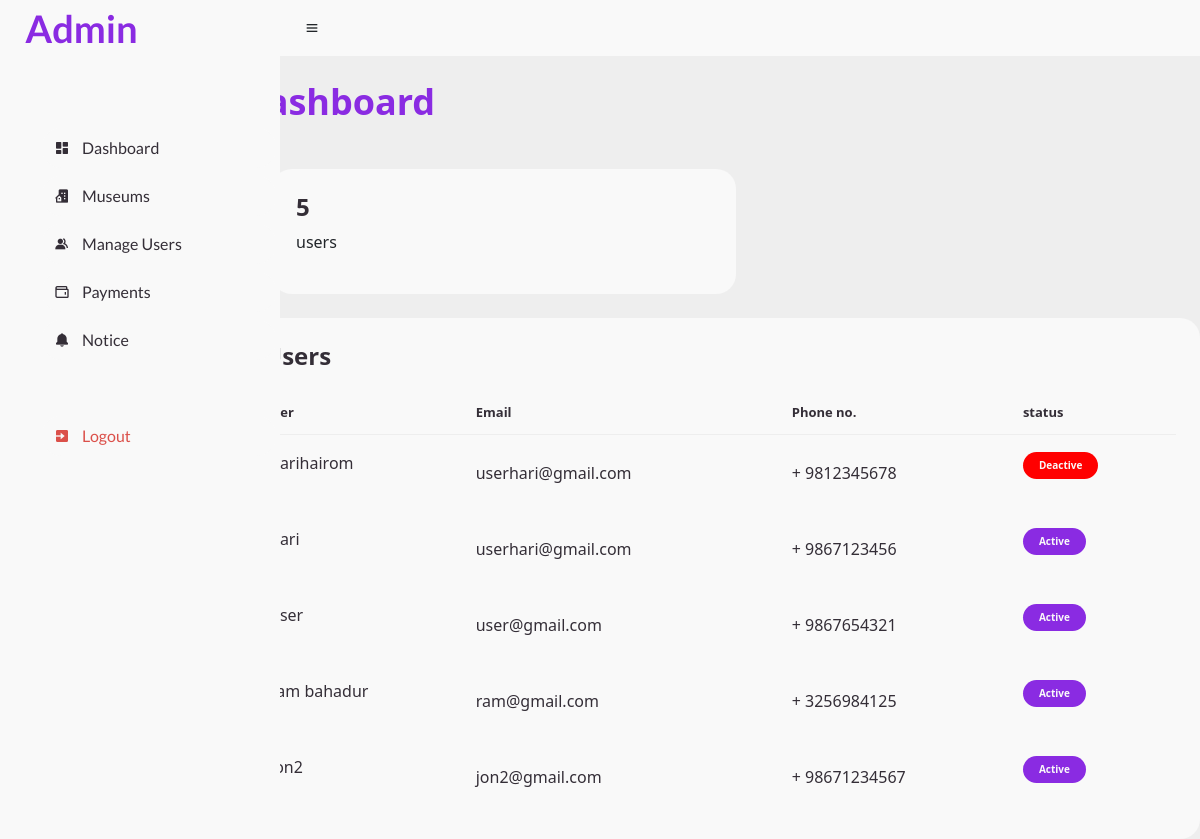
The page /admin/manageuser.php on the database as committed earlier.
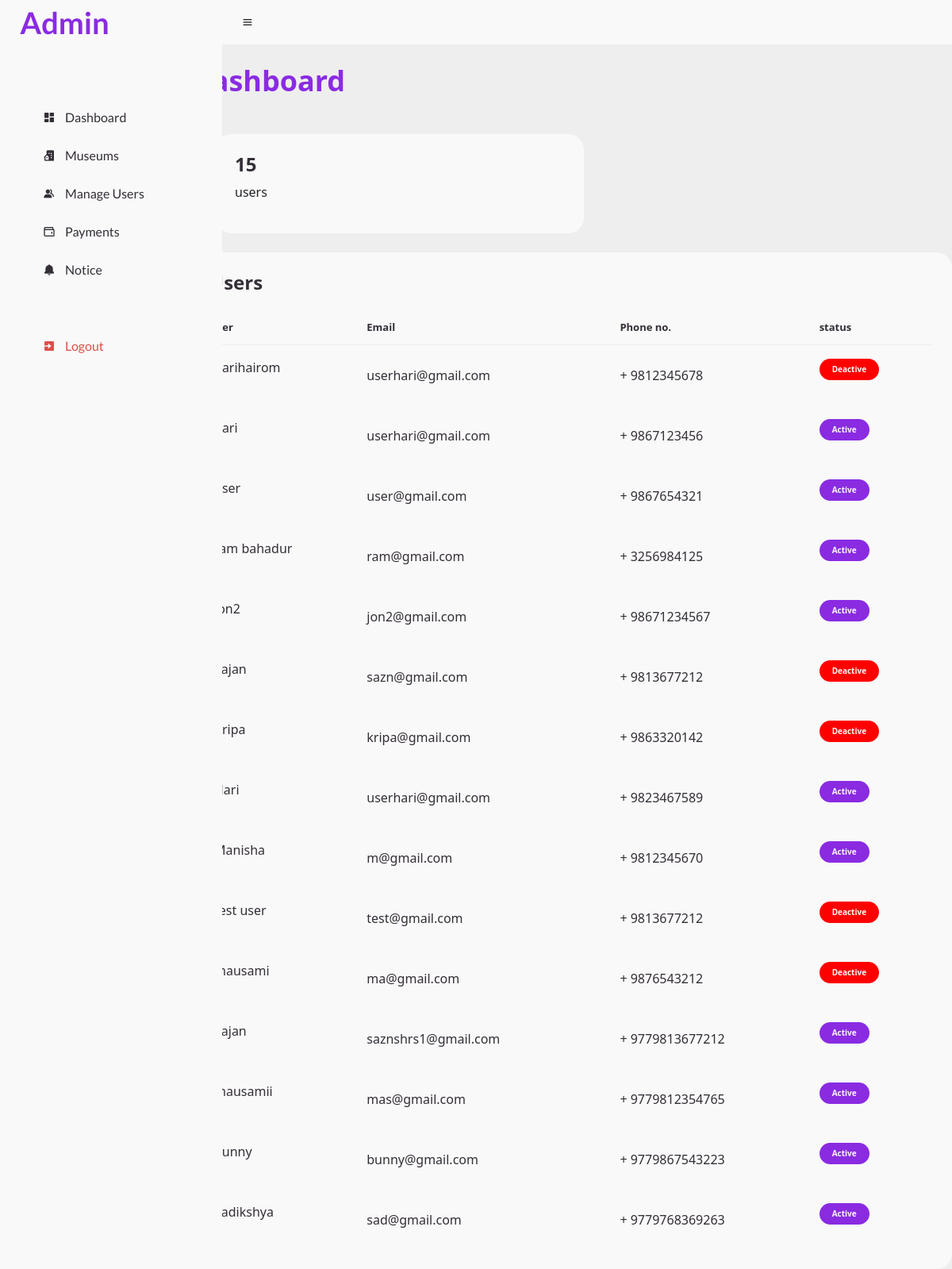
The same page on the database as committed later.
### tables this page shows
CREATE TABLE `tbl_user` (
  `id` int(11) NOT NULL,
  `name` varchar(255) DEFAULT NULL,
  `email` varchar(255) DEFAULT NULL,
  `password` varchar(255) DEFAULT NULL,
  `phone` bigint(20) DEFAULT NULL,
  `status` int(1) NOT NULL
);

### admin/manageuser.php (the view, shortened to what this page needs)
<?php
include "_dbconnect.php";
?>
<?php include "header.php" ?>
<main>
    <div class="head-title">
        <div class="left">
            <h1>Dashboard</h1>
        </div>
    </div>
    <ul class="box-info">
        <li style="max-width:50%;">
            <span class="text">
                <h3>
                    <?php
                    $res=mysqli_query($conn, "SELECT * FROM `tbl_user`");
                    $num=mysqli_num_rows($res);
                    echo $num ;
                    ?>
                </h3>
                <p>users</p>
            </span>
        </li>
    </ul>
    <div class="table-data">
        <div class="order">
            <div class="head">
                <h3>Users</h3>
            </div>
            <table>
                <thead>
                    <tr>
                        <th>User</th>
                        <th>Email</th>
                        <th>Phone no.</th>
                        <th>status</th>
                    </tr>
                </thead>
                <tbody>
                    <?php
                    $res=mysqli_query($conn, "SELECT * FROM `tbl_user`");
                    $check_user=mysqli_num_rows($res)>0;
                    if($check_user)
                    {
                        while($row=mysqli_fetch_array($res)){
                    ?>
                    <tr>
                        <td>
                            <?php echo $row['name']; ?>
                        </td>
                        <td>
                            <?php echo $row['email']; ?>
                        </td>
                        <td>
                            + <?php echo $row['phone']; ?>
                        </td>
                        <td>
                            <?php
                            if($row['status']==1){
                                echo '<p><a type="button" class="button" href="status.php?id='.$row['id'].'&status=0" >Active</a></p>';
                            }
                            else{
                                echo '<p><a  type="button" href="status.php?id='.$row['id'].'&status=1" <span style="background:red;" class="button">Deactive</a></p>';
                            }
                            ?>
                        </td>
                    </tr>
                    <?PHP
                    }
                    } else {
                        echo "no user found";
                    }
                    ?>
                </tbody>
            </table>
        </div>
    </div>
</main>
<?php include "footer.php"; ?>

### admin/header.php (shortened to what this page needs)
<!DOCTYPE html>
<html lang="en">
<head>
    <link href='https://unpkg.com/boxicons@2.0.9/css/boxicons.min.css' rel='stylesheet'>
    <link href="https://cdn.jsdelivr.net/npm/bootstrap@5.2.0-beta1/dist/css/bootstrap.min.css" rel="stylesheet">
    <link rel="stylesheet" href="css/css.css">
</head>
<body>
    <section id="sidebar">
        <a href="#" class="brand">
            <span class="text">Admin</span>
        </a>
        <ul class="side-menu ">
            <li class="active">
                <a href="admin.php">
                    <i class='bx bxs-dashboard'></i>
                    <span class="text">Dashboard</span>
                </a>
            </li>
            <li>
                <a href="museum.php">
                    <i class='bx bxs-building-house'></i>
                    <span class="text">Museums</span>
                </a>
            </li>
            <li>
                <a href="manageuser.php">
                    <i class='bx bxs-group'></i>
                    <span class="text">Manage Users</span>
                </a>
            </li>
            <li>
                <a href="paymenttillnowsampleII.php">
                    <i class='bx bx-wallet'></i>
                    <span class="text"> Payments</span>
                </a>
            </li>
            <li>
                <a href="notice.php">
                    <i class='bx bxs-bell'></i>
                    <span class="text"> Notice</span>
                </a>
            </li>
        </ul>
        <ul class="side-menu">
            <li>
                <a href="logout.php" class="logout">
                    <i class='bx bxs-exit'></i>
                    <span class="text">Logout</span>
                </a>
            </li>
        </ul>
    </section>
        <section id="content">
        <nav>
            <i class='bx bx-menu'></i>
            <a  class="profile">
            </a>
        </nav>
        </section>

### admin/footer.php (shortened to what this page needs)
</body>
</html>

### admin/css/css.css (style rules this page uses)
* { margin: 0; padding: 0; box-sizing: border-box; }
a { text-decoration: none; }
li { list-style: none; }
:root { --poppins: 'Poppins', sans-serif; --lato: 'Lato', sans-serif; --light: #F9F9F9; --blue: #3C91E6; --light-blue: #CFE8FF; --grey: #eee; --dark-grey: #AAAAAA; --dark: #342E37; --red: #DB504A; --yellow: #FFCE26; --light-yellow: #FFF2C6; --orange: #FD7238; --light-orange: #FFE0D3; }
html { overflow-x: hidden; }
body { background: var(--grey); overflow-x: hidden; }
#sidebar { position: fixed; top: 0; left: 0; width: 280px; height: 100%; background: var(--light); z-index: 2000; font-family: var(--lato); transition: .3s ease; overflow-x: hidden; scrollbar-width: none; }
.brand { font-size: 38px; margin-left: 9%; font-weight: 700; height: 56px; display: flex; align-items: center; color: blueviolet; position: sticky; top: 0; left: 0; background: var(--light); z-index: 500; padding-bottom: 20px; box-sizing: content-box; }
.side-menu { width: 100%; margin-top: 48px; }
.side-menu li { height: 48px; background: transparent; margin-left: 6px; padding: 4px; }
.side-menu li a { width: 100%; height: 100%; background: var(--light); display: flex; align-items: center; border-radius: 48px; font-size: 16px; color: var(--dark); white-space: nowrap; overflow-x: hidden; }
.side-menu li a.logout { color: var(--red); }
.side-menu li a .bx { min-width: calc(60px - ((4px + 6px) * 2)); display: flex; justify-content: center; }
#content { position: relative; width: calc(100% - 280px); left: 280px; transition: .3s ease; }
#content nav { height: 56px; background: var(--light); padding: 0 24px; display: flex; align-items: center; grid-gap: 24px; font-family: var(--lato); position: sticky; top: 0; left: 0; z-index: 1000; }
main { margin-left: 20%; margin-top: 2%; }
.head-title { display: flex; align-items: center; justify-content: space-between; grid-gap: 16px; flex-wrap: wrap; }
.head-title .left h1 { font-size: 36px; font-weight: 600; margin-bottom: 10px; color: blueviolet; }
.box-info { display: grid; grid-template-columns: repeat(auto-fit, minmax(240px, 1fr)); grid-gap: 24px; margin-top: 36px; }
.box-info li { padding: 24px; background: var(--light); border-radius: 20px; display: flex; align-items: center; grid-gap: 24px; }
.box-info li .text h3 { font-size: 24px; font-weight: 600; color: var(--dark); }
.table-data { display: flex; flex-wrap: wrap; grid-gap: 24px; margin-top: 24px; width: 100%; color: var(--dark); }
.table-data>div { border-radius: 20px; background: var(--light); padding: 24px; overflow-x: auto; }
.table-data .head { display: flex; align-items: center; grid-gap: 16px; margin-bottom: 24px; }
.table-data .head h3 { margin-right: auto; font-size: 24px; font-weight: 600; }
.table-data .order { flex-grow: 1; flex-basis: 500px; }
.table-data .order table { width: 100%; border-collapse: collapse; }
.table-data .order table th { padding-bottom: 12px; font-size: 13px; text-align: left; border-bottom: 1px solid var(--grey); }
.table-data .order table td { padding: 16px 0; }
.table-data .order table tr td:first-child { display: flex; align-items: center; grid-gap: 12px; padding-left: 6px; }
.table-data .order table tr td .button { font-size: 10px; padding: 6px 16px; color: var(--light); border-radius: 20px; font-weight: 700; }
.table-data .order table tr td .button { background: blueviolet; }

Rows that differ between the two databases and show on the page:
added tbl_user: name "Sajan", email "sazn@gmail.com", phone "9813677212"
added tbl_user: name "Kripa", email "kripa@gmail.com", phone "9863320142"
added tbl_user: name "Hari", email "userhari@gmail.com", phone "9823467589"
added tbl_user: name "Manisha", email "m@gmail.com", phone "9812345670"
added tbl_user: name "test user", email "test@gmail.com", phone "9813677212"
added tbl_user: name "mausami", email "ma@gmail.com", phone "9876543212"
added tbl_user: name "Sajan", email "saznshrs1@gmail.com", phone "9779813677212"
added tbl_user: name "mausamii", email "mas@gmail.com", phone "9779812354765"
added tbl_user: name "bunny", email "bunny@gmail.com", phone "9779867543223"
added tbl_user: name "Sadikshya", email "sad@gmail.com", phone "9779768369263"
Other text that changed with them:
$num: "5" → "15"
